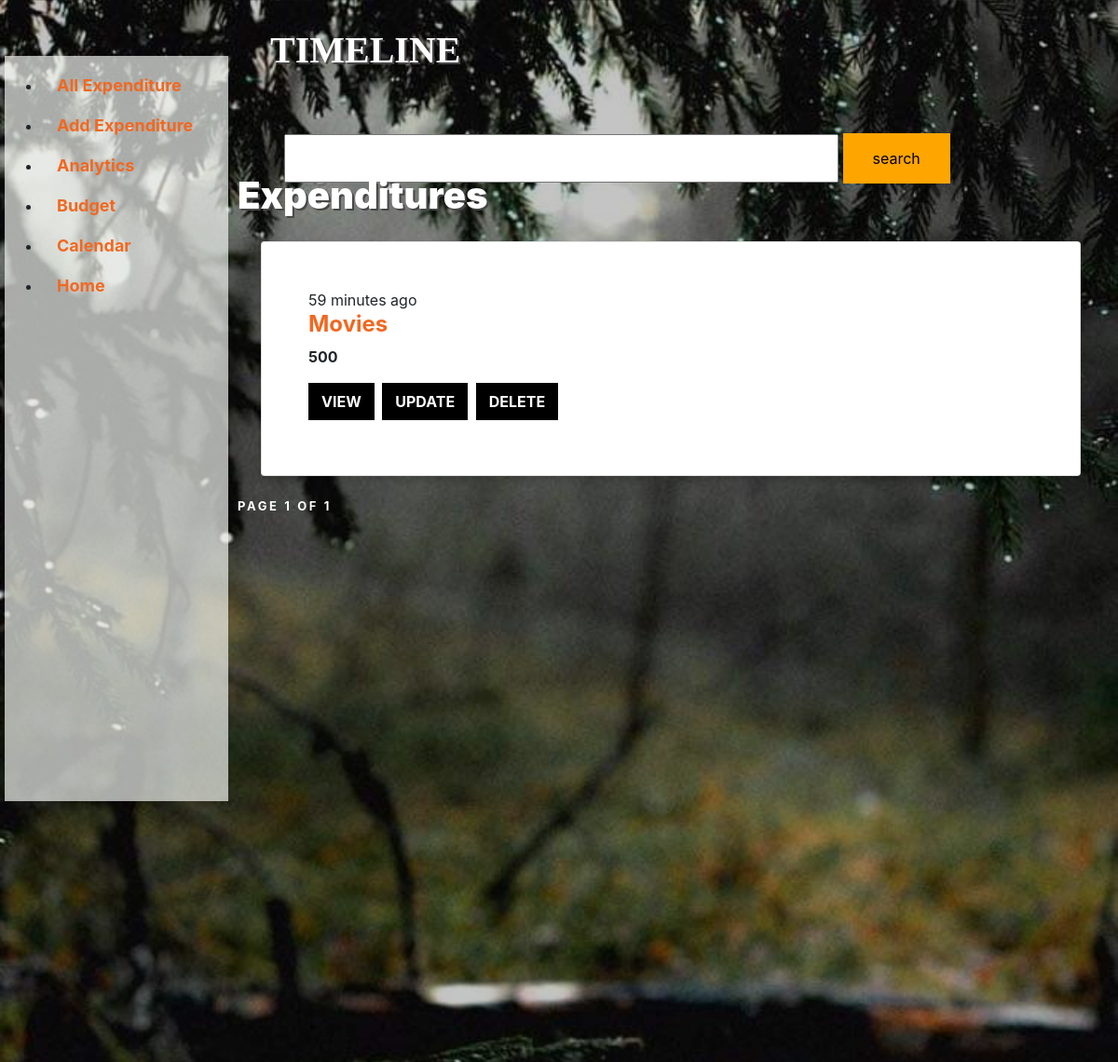
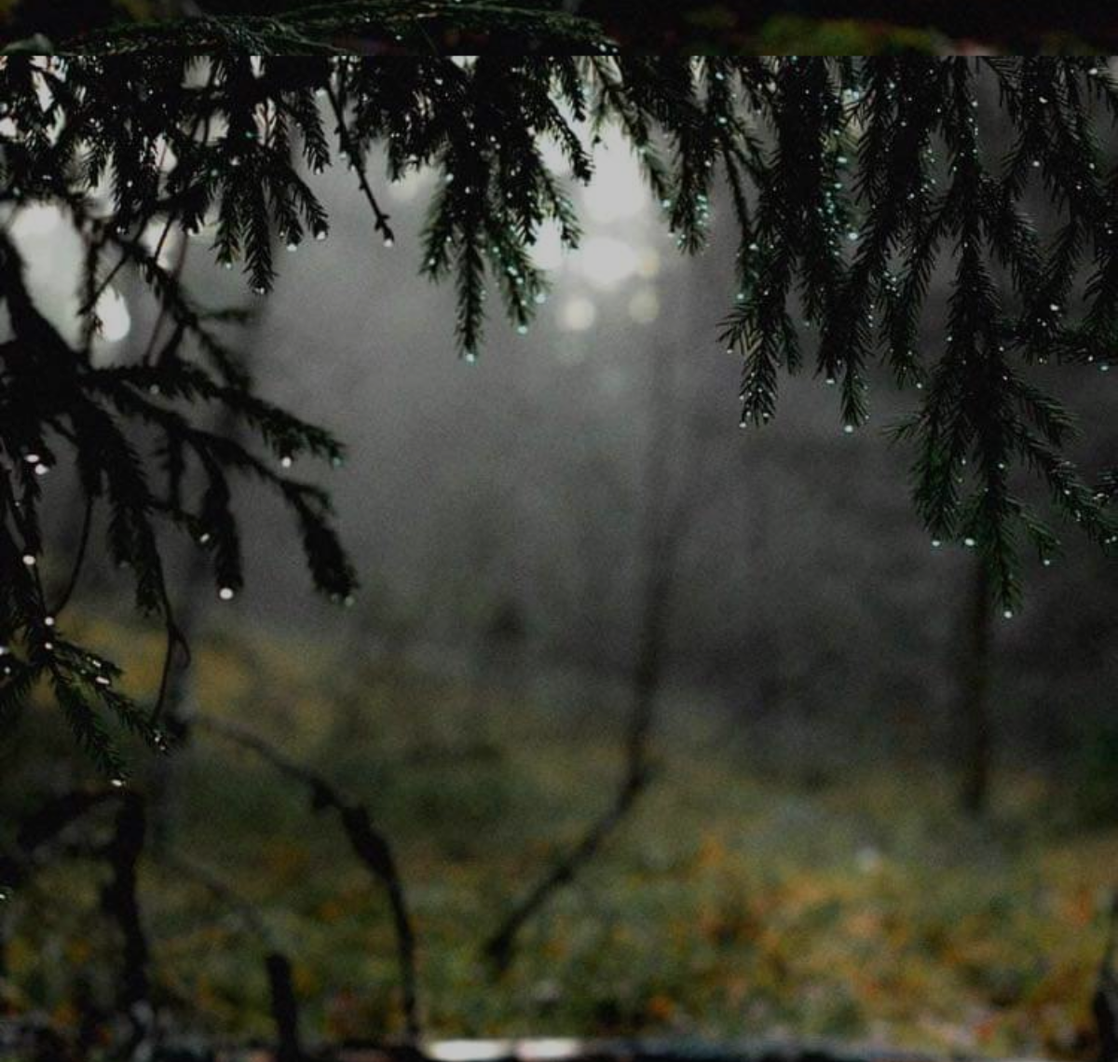
Screenshot of /first/expense/timeline/ (signed in) with the database file from the repository (2 pictures, top to bottom).
### expense/models.py (models this page shows, shortened)
class Data(models.Model):
    user = models.ForeignKey(settings.AUTH_USER_MODEL, on_delete= models.CASCADE ,related_name='dataset', default=1)
    sub_category = models.ForeignKey(Sub_Category,on_delete=models.CASCADE,related_name='datas',null=True,blank=True)
    spent = models.IntegerField()
    balance = models.IntegerField(blank=True,null=True)
    recursive= models.BooleanField(max_length=100)
    pay_type = models.CharField(max_length=50)
    updated = models.DateTimeField(auto_now=True, auto_now_add=False)
    timestamp = models.DateTimeField(default=datetime.now, blank=True)
    month_link = models.ForeignKey(Month ,on_delete=models.CASCADE,related_name='mon',null=True,blank=True)
    def get_absolute_url(self):
        return reverse("expense:post_detail",kwargs={"id": self.id})
    class Meta:
        ordering = ["-timestamp","-updated"]

class Sub_Category(models.Model):
    name = models.CharField(max_length=100)
    amt = models.IntegerField(default=0)
    category = models.ForeignKey(Category,on_delete=models.CASCADE,related_name='sub_category',null=True,blank=True)
    def __str__(self):
        return self.name

### expense/views.py (the view, shortened to what this page needs)
# urls.py: path('timeline/',views.timeline, name="timeline"),
def timeline(request):
    queryset_list = Data.objects.filter(user=request.user)
    query = request.GET.get("q")
    paginator = Paginator(queryset_list, 5)
    page_request_var ="page"
    page = request.GET.get(page_request_var)
    queryset = paginator.get_page(page)
    context = {
        "object_list" : queryset,
        "title": "Expenditures",
        "page_request_var": page_request_var,
    }
    return render(request, "timeline.html", context)

### templates/timeline.html (shortened to what this page needs)
{% load static %}
<!DOCTYPE html>
<html lang="en">
  <head>
    <link rel="stylesheet" href="{% static 'timeline1/css/open-iconic-bootstrap.min.css' %}">
    <link rel="stylesheet" href="{% static 'timeline1/css/animate.css' %}">
    <link rel="stylesheet" href="{% static 'timeline1/css/owl.carousel.min.css' %}">
    <link rel="stylesheet" href="{% static 'timeline1/css/owl.theme.default.min.css' %}">
    <link rel="stylesheet" href="{% static 'timeline1/css/magnific-popup.css' %}">
    <link rel="stylesheet" href="{% static 'timeline1/css/aos.css' %}">
    <link rel="stylesheet" href="{% static 'timeline1/css/ionicons.min.css' %}">
    <link rel="stylesheet" href="{% static 'timeline1/css/bootstrap-datepicker.css' %}">
    <link rel="stylesheet" href="{% static 'timeline1/css/jquery.timepicker.css' %}">
    <link rel="stylesheet" href="{% static 'timeline1/css/flaticon.css' %}">
    <link rel="stylesheet" href="{% static 'timeline1/css/icomoon.css' %}">
	<link rel="stylesheet" href="{% static 'timeline1/css/style.css' %}">
	<link rel="stylesheet" href="{% static 'budget/css/style.css' %}">
	<link rel="stylesheet" href="{% static 'home/css/bootstrap.min.css' %}">
  </head>
<body overflow="hidden" style="background-image: url('{% static 'images/timeline_img.jpg' %}'); background-size: cover;" data-aos="fade">
	<div class="bg">&nbsp;</div>
	<div class="parent">
		<div class="side-bar" style="background-color: rgba(250, 252, 248, 0.67);">
			<ul class="site-menu main-menu js-clone-nav mr-auto d-none d-lg-block" style="padding-top: 10px;">
				<li><a href="{% url 'expense:timeline' %}" class="nav-link">All Expenditure</a></li>
				<li><a href="{% url 'expense:post_create' %}" class="nav-link">Add Expenditure</a></li>
				<li><a href="{% url 'expense:analytics' %}" class="nav-link">Analytics</a></li>
                <li><a href="{% url 'expense:budget' %}" class="nav-link">Budget</a></li>
				<li><a href="{% url 'expense:calendarToday' %}" class="nav-link">Calendar</a></li>
				<li><a href="{% url 'home' %}" class="nav-link">Home</a></li>
            </ul>
		</div>
		<div class="container" overflow-y:scroll>
		<div class="page-title"><h1><strong>TIMELINE</strong></h1></div>
		<div class="single-card-container-search">
			<form method="GET" action="">
				<input type="text" class='search-text'name="q" placeholder=" " value="{{ request.GET.q }}"/>
				<input type="submit" class='card-button' style="background-color: orange !important;" value="search"/>
			</form>
		</div>
		<div class id="expenditures-section">
			<h2 class="section-title mb-3" style="color: white; text-shadow: 2px 2px #474747;">Expenditures </h2>
			{% for obj in object_list %}
				<div class="card">
					<div class="single-card-container-timeline">
						<span class="time">{{ obj.timestamp|timesince }} ago</span>
						<h4><b><a href='{{ obj.get_absolute_url }}'>{{ obj.sub_category }}</a></b></h4>
						<p><b>{{ obj.spent }}</b></p>
						<a class="btn btn-black mr-1 rounded-0" href="{{ obj.get_absolute_url }}"><b>View</b></a>
						<a class="btn btn-black mr-1 rounded-0" href="{% url 'expense:post_update' id=obj.id %}"><b>Update</b></a>
						<a class="btn btn-black mr-1 rounded-0" href="{% url 'expense:post_delete' id=obj.id %}"><b>Delete</b></a>
					</div>
				</div>
			{% endfor %}
		</div>
		<div class="pagination">
			<span class="step-links">
				<h3 class="section-sub-title-w">Page {{ object_list.number }} of {{ object_list.paginator.num_pages }}</h3>
			</span>
		</div>
	</div>
</div>
  </body>
</html>

### static/budget/css/style.css (style rules this page uses)
.parent { display: grid; grid-template-columns: 1fr 4fr; }
.bg { background: rgba(0, 0, 0, 0.233); height: 285vh; width: 100%; position: fixed; }
.side-bar { position: relative; height: 100% ; top: 60px; left: 5px; justify-content: space-around; background: rgba(250, 252, 248, 0.4); }
.container { height: 100vh; }
.card { box-shadow: 0 4px 8px 0 rgba(0,0,0,0.2); transition: 0.3s; margin: 25px; position: relative; }
.section-sub-title-w { font-size: 13px; color:#ffffff !important; letter-spacing: .2em; text-transform: uppercase; font-weight: 700; }
.section-title { color: #000; font-size: 40px; font-weight: 900; }
.nav-link { display: block; font-size: 18px; font-weight: bold; padding: 0.5rem 1rem; }
.card-button { background-color: #daaeaf; border: none; color: black; padding: 15px 32px; text-align: center; text-decoration: none; display: inline-block; font-size: 16px; }
.search-text[type=text] { width: 70%; padding: 12px 20px; margin: 8px 0; box-sizing: border-box; }
.single-card-container-timeline { height: 250px; width: 400px; padding-left: 50px; padding-top: 50px; }
.single-card-container-search { height: 100px; width: 900px; padding-left: 50px; padding-top: 50px; }
* { z-index: 20; }
.btn { text-transform: uppercase; font-size: 12px; font-weight: 900; padding: 6px 20px; }
.btn.btn-black { border-width: 2px; border-color: #000; background: #000; color: #fff; }
.page-title { font-family: "Pacifico","sans-serif"; color: #ffffff; text-shadow: 2px 2px #474747; font-weight: bold; padding-top: 30px; padding-left: 35px; }

### rows the page displays
Data: timestamp "59 minutes", sub_category "Movies", spent "500"

### other values shown
{{ object_list.number }} "1"
{{ object_list.paginator.num_pages }} "1"
